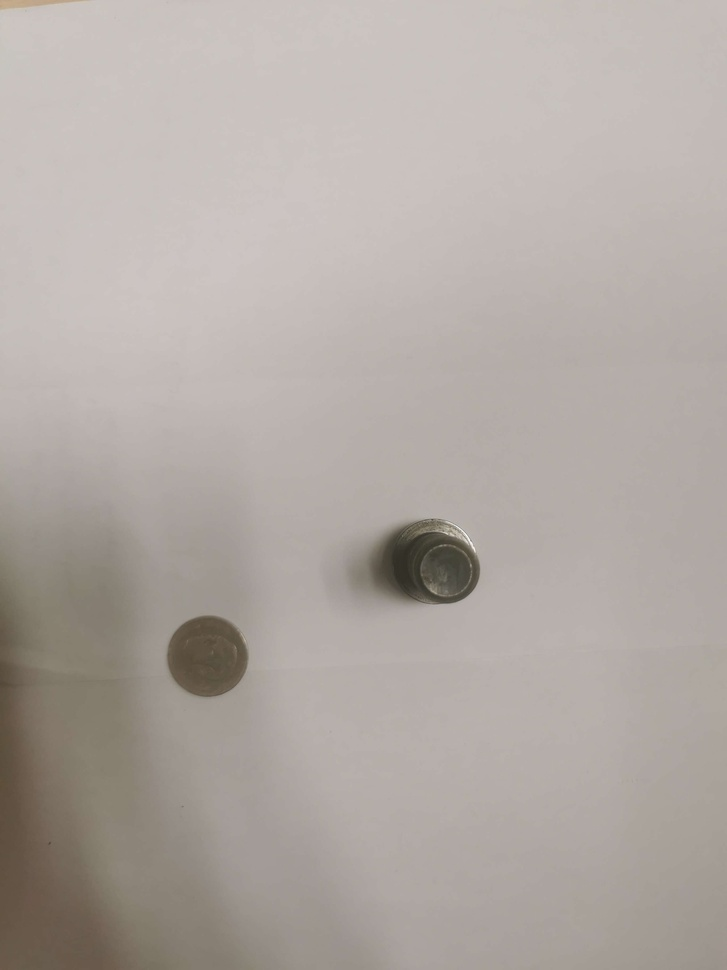
#> input picture DataBase/image_test.jpg, 727 x 970 px, shrunk from 2736 x 3648 before the run, found by its file name
$ jupyter execute 'Test OpenCV.ipynb'
#> lines starting #> are read from the running program, lines starting #| are printed output that depends on the picture; after the words box and inside, x2 and y2 are one past the last pixel; in counts of white or black regions, pixels touching at a corner belong together
[cell 1]
import cv2
import numpy as np

[cell 2]
image = cv2.imread('image_test.jpg', 0)
#> image: shape (970, 727); min 45, max 255, mean 170.7

[cell 3]
taille_noyau = (5, 5)  # Utilisez une taille de noyau impair, par exemple (5, 5)
sigma = 0  # OpenCV calcule le sigma basé sur la taille du noyau si sigma est 0
image = cv2.GaussianBlur(image, taille_noyau, sigma)

[cell 4]
edges = cv2.adaptiveThreshold(image, 255, cv2.ADAPTIVE_THRESH_MEAN_C, cv2.THRESH_BINARY_INV, 3, 2)
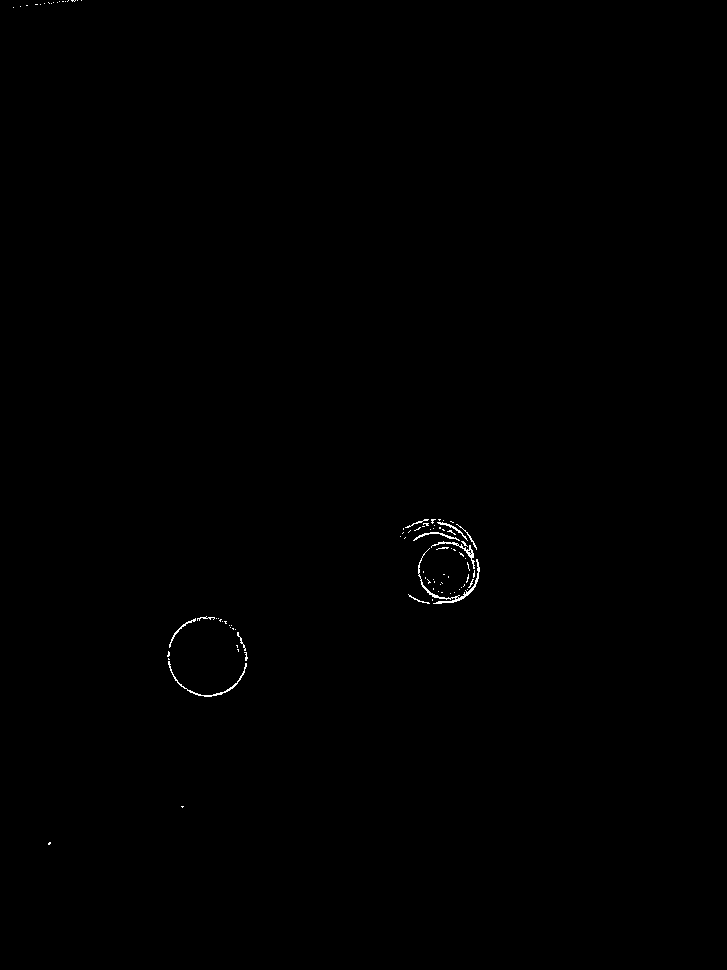
#> edges: shape (970, 727); 0.2% white in thin lines or dots, all inside (x1, y1, x2, y2) = (13, 0, 480, 845)

[cell 5]
cv2.imwrite('image2_test.jpg', edges)
#> Out = True

[cell 6]
# Trouvez les contours dans l'image seuillée
contours, hierarchy = cv2.findContours(edges, cv2.RETR_EXTERNAL, cv2.CHAIN_APPROX_SIMPLE)
#> contours = 92 contours, 86 with area under 20; largest, box (x1, y1, x2, y2) and area: (418, 548, 480, 604) 174, (168, 661, 247, 697) 94, (431, 541, 475, 569) 88, (413, 532, 460, 541) 49, (169, 618, 196, 648) 39, (437, 522, 468, 541) 38

[cell 7]
# Filtrez les contours si nécessaire (ici on suppose le plus grand contour est notre objet)
cnt = max(contours, key=cv2.contourArea)
#> cnt = contour of 157 points, box (x1, y1, x2, y2) (418, 548, 480, 604), area 174

[cell 8]
output_image = cv2.cvtColor(edges, cv2.COLOR_GRAY2BGR)

[cell 9]
# Calculez le cercle englobant le contour
(x, y), radius = cv2.minEnclosingCircle(cnt)
#> x = 448.2; y = 574.2; radius = 32.55
center = (int(x), int(y))
#> center = (448, 574)
radius = int(radius)
#> radius = 32

# Calculez le diamètre
diameter = 2 * radius
#> diameter = 64

# Affichez le cercle et le centre sur l'image originale
output_image = cv2.cvtColor(edges, cv2.COLOR_GRAY2BGR)
cv2.circle(output_image, center, radius, (0, 255, 0), 2)
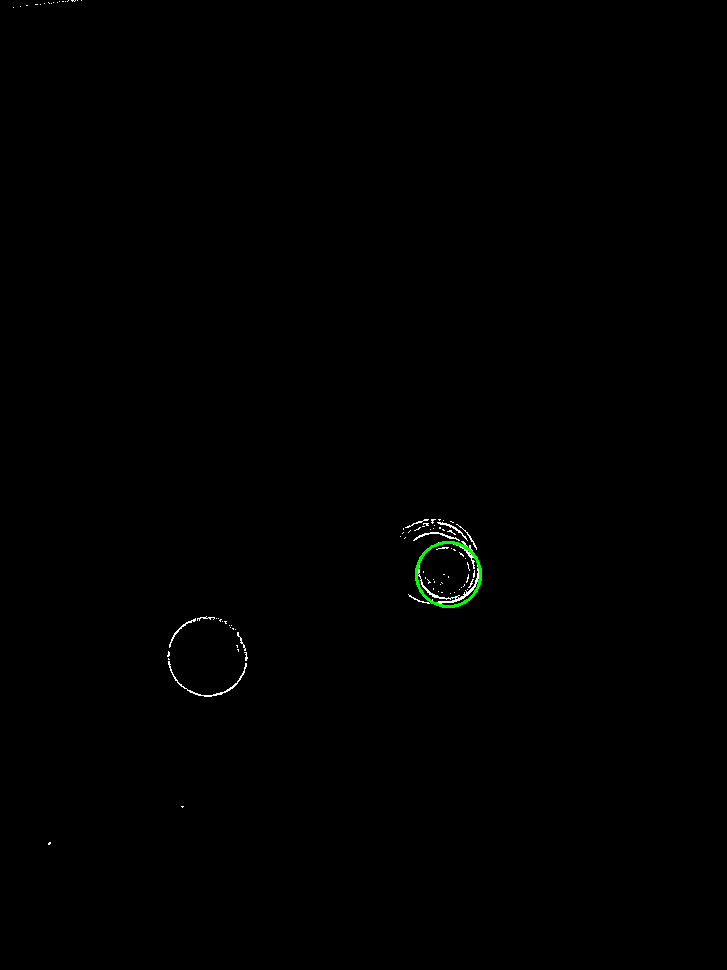
#> output_image: shape (970, 727, 3); mean B, G, R 0.5, 0.7, 0.5
cv2.circle(output_image, center, 1, (0, 0, 255), 3)
#> output_image: shape (970, 727, 3); under 0.01% of pixels changed, all inside (x1, y1, x2, y2) = (445, 571, 452, 578)

# Calculez les points de fin pour la ligne de diamètre
start_point = (int(x - radius), int(y))  # Point de départ à gauche du centre
#> start_point = (416, 574)
end_point = (int(x + radius), int(y))    # Point de fin à droite du centre
#> end_point = (480, 574)

# Dessinez le diamètre
cv2.line(output_image, start_point, end_point, (255, 0, 0), 2)
#> output_image: shape (970, 727, 3); mean B, G, R 0.5, 0.7, 0.5
cv2.imwrite('output_image_test.png', output_image)
#> Out = True

[cell 10]
# Convertissez de pixels à unités réelles si nécessaire
# scale = real_world_units_per_pixel
# real_diameter = diameter * scale

[cell 11]
print(f"Estimated diameter in pixels: {diameter}")
#| Estimated diameter in pixels: 64
# print(f"Estimated diameter in real-world units: {real_diameter}")

$ run again, with DataBase/IMG.jpg copied over DataBase/image_test.jpg
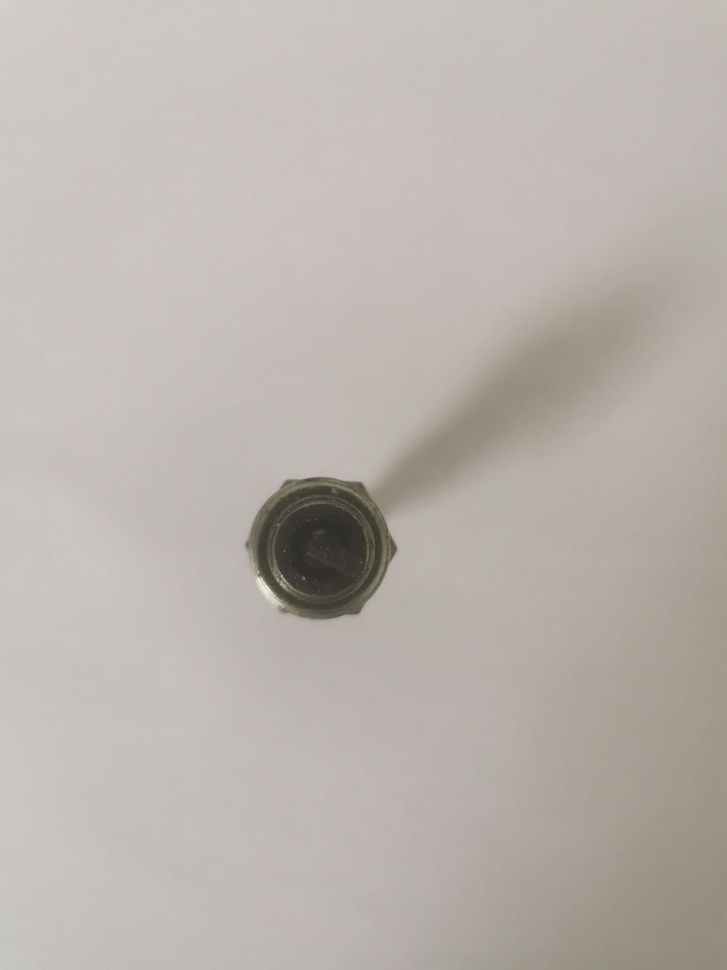
#> input picture DataBase/IMG.jpg, 727 x 970 px, shrunk from 2736 x 3648 before the run, found by its file name
#> `edges = cv2.adaptiveThreshold(image, 255, cv2.ADAPTIVE_THRESH_MEAN_C, ..`:
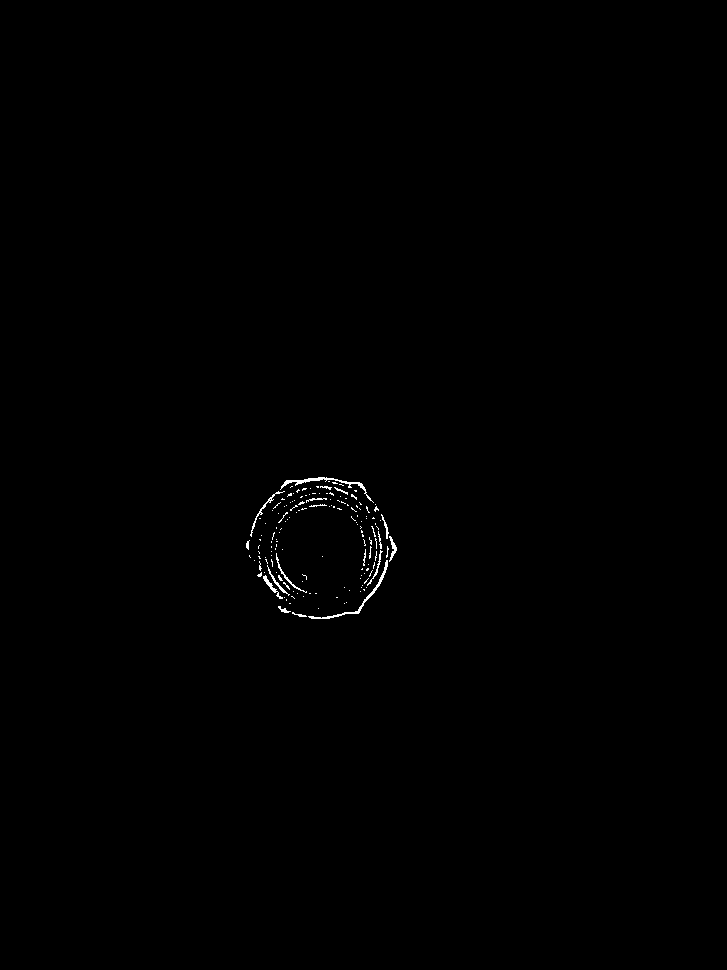
#> edges: shape (970, 727); 0.28% white in thin lines or dots, all inside (x1, y1, x2, y2) = (246, 477, 397, 619)
#> `cv2.imwrite('image2_test.jpg', edges)`: Out = True
#> contours = 156 contours, 146 with area under 20; largest, box (x1, y1, x2, y2) and area: (280, 477, 374, 503) 174, (308, 560, 388, 619) 170, (263, 575, 283, 599) 62, (250, 491, 285, 537) 60, (389, 536, 397, 562) 52
#> cnt = contour of 102 points, box (x1, y1, x2, y2) (280, 477, 374, 503), area 174
#> `(x, y), radius = cv2.minEnclosingCircle(cnt)`: x = 326.5; y = 495.5; radius = 46.95
#> center = (326, 495)
#> `radius = int(radius)`: radius = 46
#> diameter = 92
#> `cv2.circle(output_image, center, radius, (0, 255, 0), 2)`:
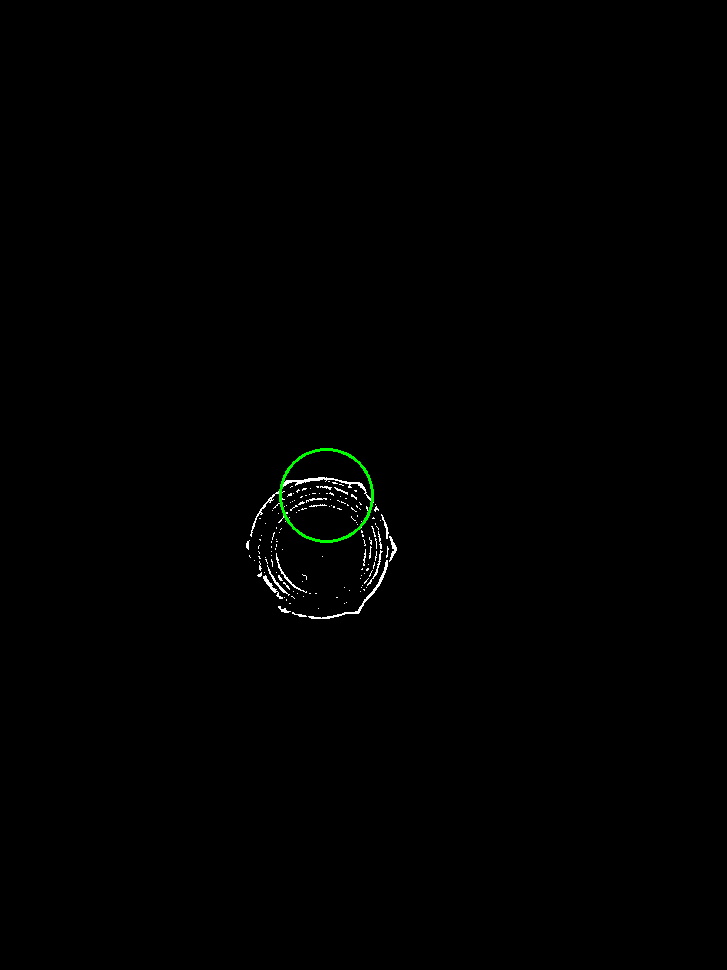
#> output_image: shape (970, 727, 3); mean B, G, R 0.7, 1, 0.7
#> start_point = (280, 495)
#> end_point = (372, 495)
#> `cv2.imwrite('output_image_test.png', output_image)`: Out = True
#| Estimated diameter in pixels: 92

$ run again, with DataBase/IMG_20231127$.jpg copied over DataBase/image_test.jpg
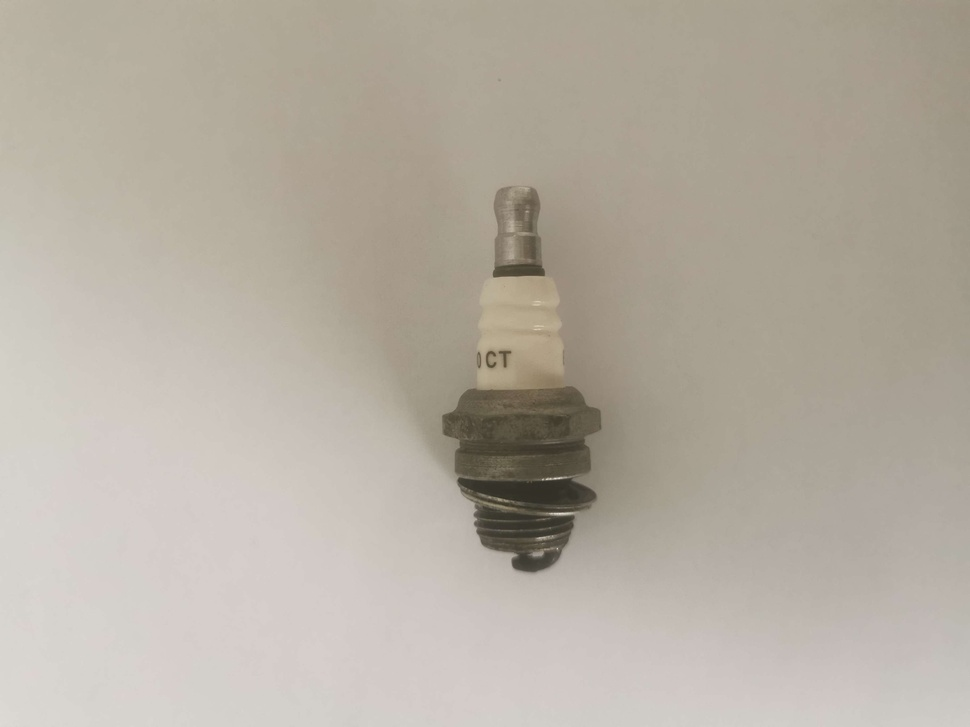
#> input picture DataBase/IMG_20231127$.jpg, 970 x 727 px, shrunk from 3648 x 2736 before the run, found by its file name
#> `edges = cv2.adaptiveThreshold(image, 255, cv2.ADAPTIVE_THRESH_MEAN_C, ..`:
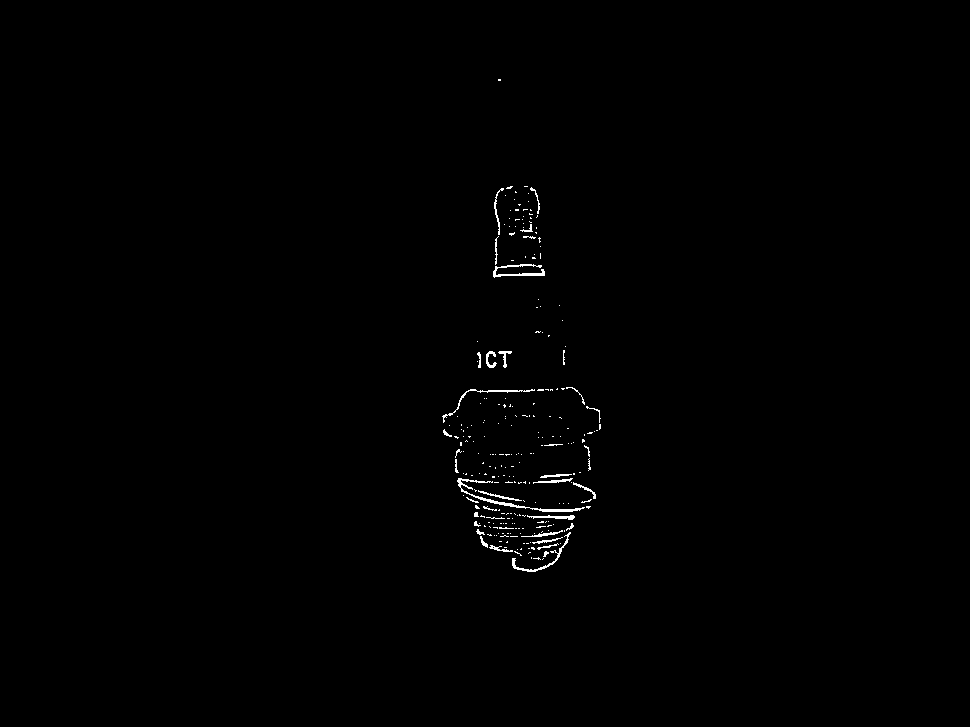
#> edges: shape (727, 970); 0.47% white in thin lines or dots, all inside (x1, y1, x2, y2) = (442, 79, 601, 572)
#> `cv2.imwrite('image2_test.jpg', edges)`: Out = True
#> contours = 253 contours, 235 with area under 20; largest, box (x1, y1, x2, y2) and area: (457, 478, 585, 512) 248, (493, 264, 545, 278) 144, (512, 532, 571, 572) 127, (442, 389, 535, 423) 88, (527, 515, 575, 520) 73
#> cnt = contour of 160 points, box (x1, y1, x2, y2) (457, 478, 585, 512), area 248
#> `(x, y), radius = cv2.minEnclosingCircle(cnt)`: x = 520.5; y = 493.5; radius = 64.92
#> center = (520, 493)
#> `radius = int(radius)`: radius = 64
#> diameter = 128
#> start_point = (456, 493)
#> end_point = (584, 493)
#> `cv2.line(output_image, start_point, end_point, (255, 0, 0), 2)`:
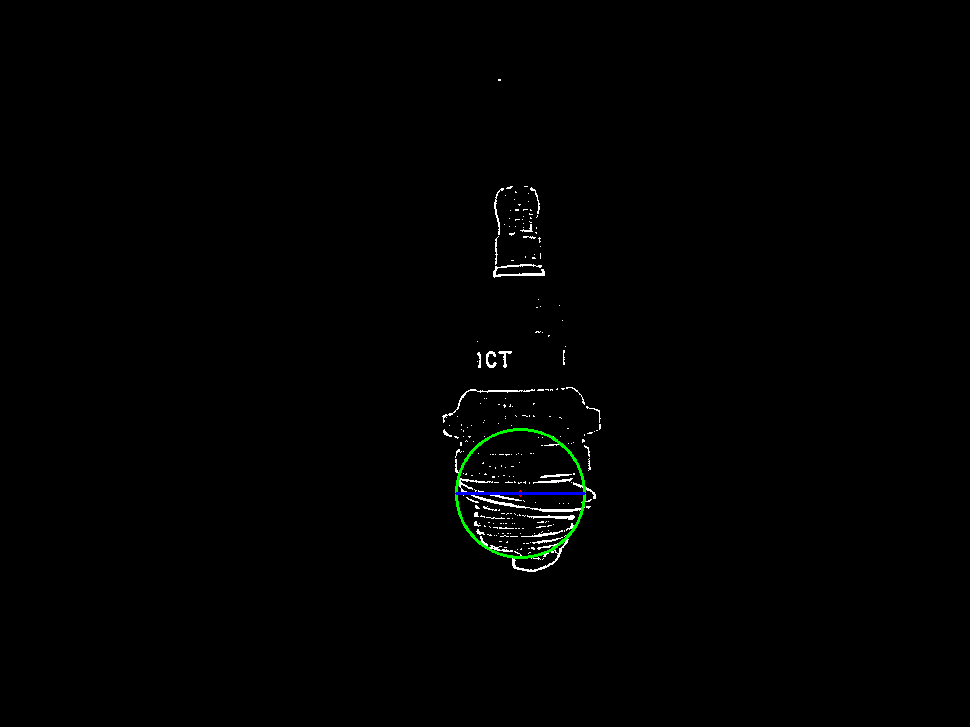
#> output_image: shape (727, 970, 3); mean B, G, R 1.3, 1.6, 1.2
#> `cv2.imwrite('output_image_test.png', output_image)`: Out = True
#| Estimated diameter in pixels: 128
